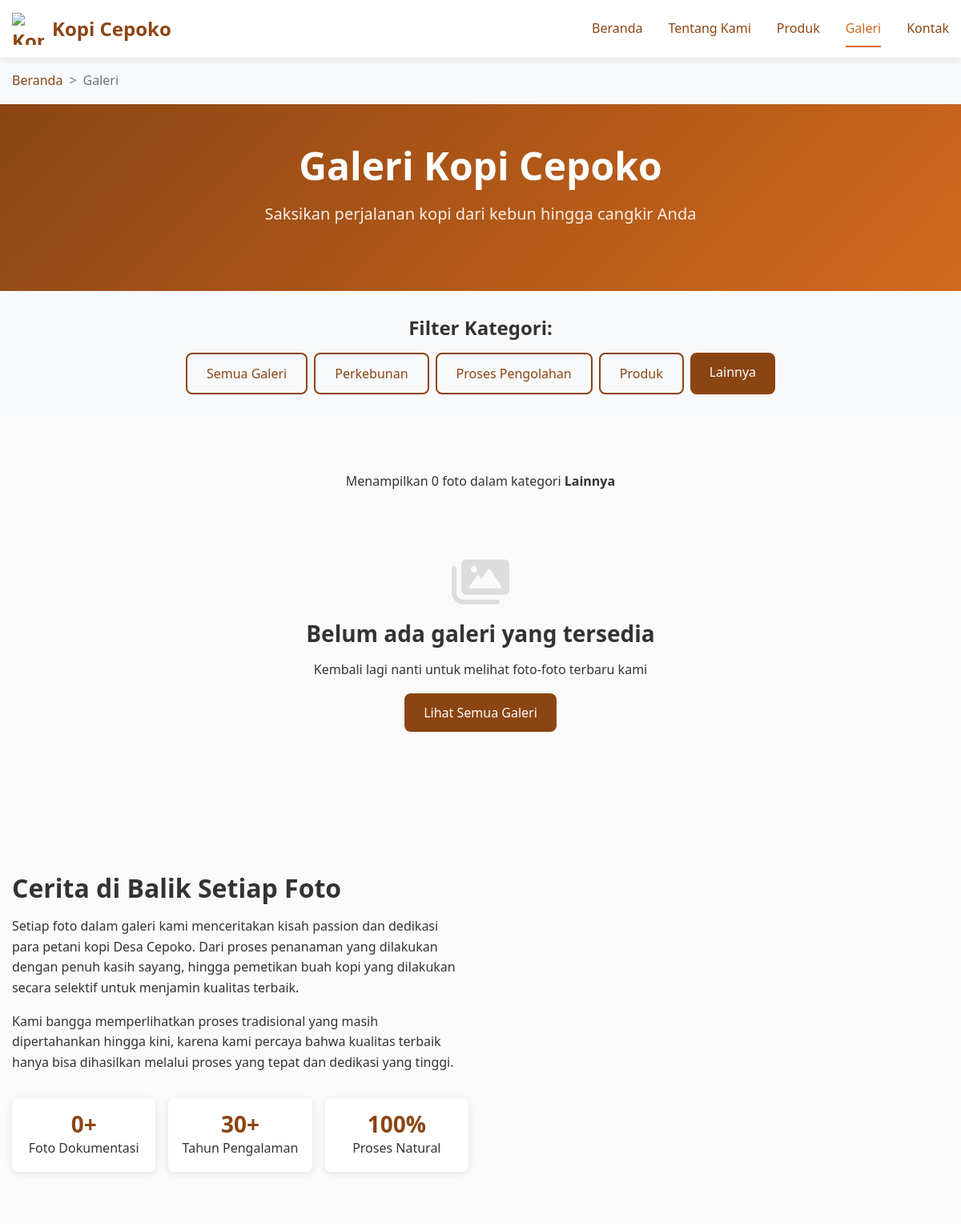
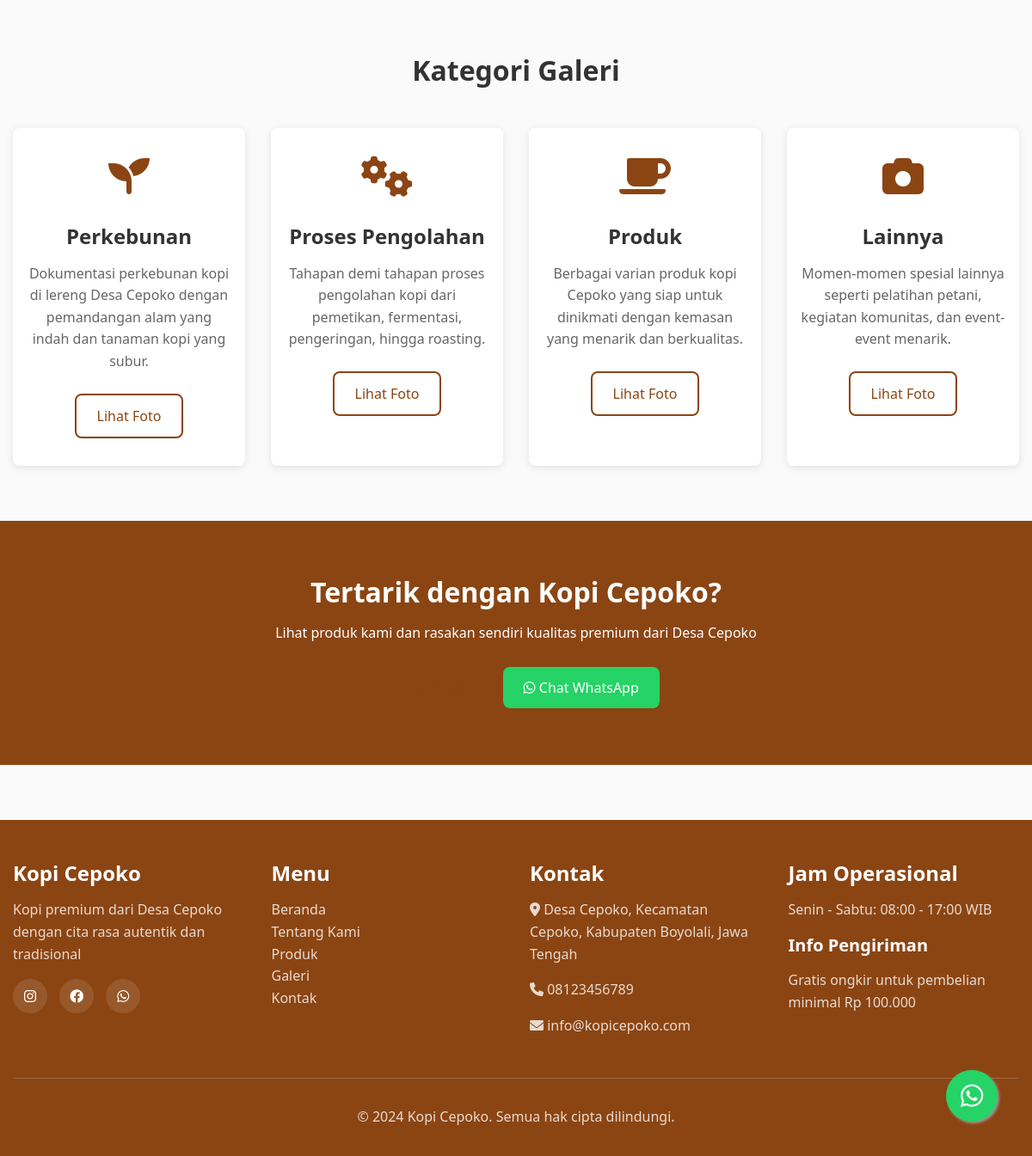
The app's page /galeri.php?category=other with its own data (2 pictures, top to bottom).
### tables this page shows
CREATE TABLE IF NOT EXISTS site_settings (
    id INT AUTO_INCREMENT PRIMARY KEY,
    setting_key VARCHAR(100) UNIQUE NOT NULL,
    setting_value TEXT,
    setting_type ENUM('text', 'number', 'json', 'boolean') DEFAULT 'text',
    description VARCHAR(255),
    created_at TIMESTAMP DEFAULT CURRENT_TIMESTAMP,
    updated_at TIMESTAMP DEFAULT CURRENT_TIMESTAMP ON UPDATE CURRENT_TIMESTAMP
);

### config/database.php (called while the page is built, shortened)
<?php
class Database {
    private static $instance = null;
    private $connection;
    private function __construct() {
        try {
            $dsn = "mysql:host=" . DatabaseConfig::DB_HOST .
                   ";dbname=" . DatabaseConfig::DB_NAME .
                   ";charset=" . DatabaseConfig::DB_CHARSET;
            $options = [
                PDO::ATTR_ERRMODE            => PDO::ERRMODE_EXCEPTION,
                PDO::ATTR_DEFAULT_FETCH_MODE => PDO::FETCH_ASSOC,
                PDO::ATTR_EMULATE_PREPARES   => false,
            ];
            $this->connection = new PDO($dsn, DatabaseConfig::DB_USER, DatabaseConfig::DB_PASS, $options);
        } catch (PDOException $e) {
            die("Database connection failed: " . $e->getMessage());
        }
    }
    public static function getInstance() {
        if (self::$instance === null) {
            self::$instance = new self();
        }
        return self::$instance;
    }
    public function getConnection() {
        return $this->connection;
    }
}
function getDB() {
    return Database::getInstance()->getConnection();
}
function getSiteSetting($key, $default = '') {
    $db = getDB();
    $stmt = $db->prepare("SELECT setting_value FROM site_settings WHERE setting_key = ?");
    $stmt->execute([$key]);
    $result = $stmt->fetch();
    return $result ? $result['setting_value'] : $default;
}
?>

### backend/functions/frontend.php (called while the page is built, shortened)
<?php
require_once 'backend/config/database.php';
class FrontendManager {
    private $db;
    public function __construct() {
        $this->db = getDB();
    }
    public function getGalleryItems($category = null, $limit = null) {
        $where = "WHERE 1=1";
        $params = [];
        if ($category) {
            $where .= " AND category = ?";
            $params[] = $category;
        }
        $limitClause = $limit ? "LIMIT $limit" : "";
        $sql = "SELECT * FROM gallery $where ORDER BY sort_order, created_at DESC $limitClause";
        $stmt = $this->db->prepare($sql);
        $stmt->execute($params);
        return $stmt->fetchAll();
    }
}
$frontendManager = new FrontendManager();
?>

### galeri.php (the view, shortened to what this page needs)
<?php
require_once 'backend/functions/frontend.php';
$category = isset($_GET['category']) ? trim($_GET['category']) : null;
$galleryItems = $frontendManager->getGalleryItems($category);
$galleryCategories = [
    'plantation' => 'Perkebunan',
    'process' => 'Proses Pengolahan',
    'product' => 'Produk',
    'other' => 'Lainnya'
];
$whatsappNumber = getSiteSetting('whatsapp_number', '628123456789');
?>
<!DOCTYPE html>
<html lang="id">
<head>
    <link rel="stylesheet" href="assets/css/main.css">
    <link rel="stylesheet" href="https://cdnjs.cloudflare.com/ajax/libs/font-awesome/6.0.0/css/all.min.css">
</head>
<body>
    <header class="header">
        <div class="container">
            <div class="logo">
                <img src="assets/images/logo.png" alt="Kopi Cepoko Logo" style="width: 40px; height: 40px; margin-right: 10px;">
                <span>Kopi Cepoko</span>
            </div>
            <nav class="navigation">
                <ul class="nav-menu">
                    <li><a href="index.php" class="nav-link">Beranda</a></li>
                    <li><a href="tentang.php" class="nav-link">Tentang Kami</a></li>
                    <li><a href="produk.php" class="nav-link">Produk</a></li>
                    <li><a href="galeri.php" class="nav-link active">Galeri</a></li>
                    <li><a href="kontak.php" class="nav-link">Kontak</a></li>
                </ul>
            </nav>
        </div>
    </header>
    <section class="breadcrumb-section" style="background: #f8f9fa; padding: 1rem 0;">
        <div class="container">
            <nav aria-label="breadcrumb">
                <ol class="breadcrumb" style="background: none; margin: 0; padding: 0;">
                    <li class="breadcrumb-item"><a href="index.php">Beranda</a></li>
                    <li class="breadcrumb-item active" aria-current="page">Galeri</li>
                </ol>
            </nav>
        </div>
    </section>
    <section class="hero" style="padding: 3rem 0;">
        <div class="container">
            <h1>Galeri Kopi Cepoko</h1>
            <p>Saksikan perjalanan kopi dari kebun hingga cangkir Anda</p>
        </div>
    </section>
    <section class="filters-section" style="padding: 2rem 0; background: #f8f9fa;">
        <div class="container">
            <div class="text-center">
                <h4>Filter Kategori:</h4>
                <div class="category-filters">
                    <a href="galeri.php" class="btn <?php echo !$category ? 'btn-primary' : 'btn-secondary'; ?>">
                        Semua Galeri
                    </a>
                    <?php foreach ($galleryCategories as $catKey => $catName): ?>
                        <a href="galeri.php?category=<?php echo $catKey; ?>"
                           class="btn <?php echo $category == $catKey ? 'btn-primary' : 'btn-secondary'; ?>">
                            <?php echo $catName; ?>
                        </a>
                    <?php endforeach; ?>
                </div>
            </div>
        </div>
    </section>
    <section class="section">
        <div class="container">
            <div class="results-info text-center" style="margin-bottom: 2rem;">
                <p>Menampilkan <?php echo count($galleryItems); ?> foto
                <?php if ($category): ?>
                    dalam kategori <strong><?php echo $galleryCategories[$category]; ?></strong>
                <?php endif; ?>
                </p>
            </div>
            <?php if (empty($galleryItems)): ?>
                <div class="no-gallery text-center" style="padding: 3rem 0;">
                    <i class="fas fa-images" style="font-size: 4rem; color: #ddd; margin-bottom: 1rem;"></i>
                    <h3>Belum ada galeri yang tersedia</h3>
                    <p>Kembali lagi nanti untuk melihat foto-foto terbaru kami</p>
                    <a href="galeri.php" class="btn btn-primary">Lihat Semua Galeri</a>
                </div>
            <?php endif; ?>
        </div>
    </section>
    <section class="section bg-light">
        <div class="container">
            <div class="row">
                <div class="col-6">
                    <h2>Cerita di Balik Setiap Foto</h2>
                    <p>Setiap foto dalam galeri kami menceritakan kisah passion dan dedikasi para petani kopi Desa Cepoko. Dari proses penanaman yang dilakukan dengan penuh kasih sayang, hingga pemetikan buah kopi yang dilakukan secara selektif untuk menjamin kualitas terbaik.</p>
                    <p>Kami bangga memperlihatkan proses tradisional yang masih dipertahankan hingga kini, karena kami percaya bahwa kualitas terbaik hanya bisa dihasilkan melalui proses yang tepat dan dedikasi yang tinggi.</p>
                    <div class="stats-grid" style="margin-top: 2rem;">
                        <div class="stat-item">
                            <h3 style="color: var(--primary-color); margin: 0;"><?php echo count($galleryItems); ?>+</h3>
                            <p style="margin: 0;">Foto Dokumentasi</p>
                        </div>
                        <div class="stat-item">
                            <h3 style="color: var(--primary-color); margin: 0;">30+</h3>
                            <p style="margin: 0;">Tahun Pengalaman</p>
                        </div>
                        <div class="stat-item">
                            <h3 style="color: var(--primary-color); margin: 0;">100%</h3>
                            <p style="margin: 0;">Proses Natural</p>
                        </div>
                    </div>
                </div>
                <div class="col-6">
                </div>
            </div>
        </div>
    </section>
    <section class="section">
        <div class="container">
            <h2 class="section-title">Kategori Galeri</h2>
            <div class="categories-overview">
                <div class="row">
                    <div class="col-3">
                        <div class="category-card">
                            <i class="fas fa-seedling" style="font-size: 3rem; color: var(--primary-color); margin-bottom: 1rem;"></i>
                            <h4>Perkebunan</h4>
                            <p>Dokumentasi perkebunan kopi di lereng Desa Cepoko dengan pemandangan alam yang indah dan tanaman kopi yang subur.</p>
                            <a href="galeri.php?category=plantation" class="btn btn-secondary">Lihat Foto</a>
                        </div>
                    </div>
                    <div class="col-3">
                        <div class="category-card">
                            <i class="fas fa-cogs" style="font-size: 3rem; color: var(--primary-color); margin-bottom: 1rem;"></i>
                            <h4>Proses Pengolahan</h4>
                            <p>Tahapan demi tahapan proses pengolahan kopi dari pemetikan, fermentasi, pengeringan, hingga roasting.</p>
                            <a href="galeri.php?category=process" class="btn btn-secondary">Lihat Foto</a>
                        </div>
                    </div>
                    <div class="col-3">
                        <div class="category-card">
                            <i class="fas fa-coffee" style="font-size: 3rem; color: var(--primary-color); margin-bottom: 1rem;"></i>
                            <h4>Produk</h4>
                            <p>Berbagai varian produk kopi Cepoko yang siap untuk dinikmati dengan kemasan yang menarik dan berkualitas.</p>
                            <a href="galeri.php?category=product" class="btn btn-secondary">Lihat Foto</a>
                        </div>
                    </div>
                    <div class="col-3">
                        <div class="category-card">
                            <i class="fas fa-camera" style="font-size: 3rem; color: var(--primary-color); margin-bottom: 1rem;"></i>
                            <h4>Lainnya</h4>
                            <p>Momen-momen spesial lainnya seperti pelatihan petani, kegiatan komunitas, dan event-event menarik.</p>
                            <a href="galeri.php?category=other" class="btn btn-secondary">Lihat Foto</a>
                        </div>
                    </div>
                </div>
            </div>
        </div>
    </section>
    <section class="section bg-primary" style="color: white;">
        <div class="container text-center">
            <h2>Tertarik dengan Kopi Cepoko?</h2>
            <p>Lihat produk kami dan rasakan sendiri kualitas premium dari Desa Cepoko</p>
            <div class="mt-4">
                <a href="produk.php" class="btn btn-secondary">Lihat Produk</a>
                <a href="https://wa.me/<?php echo $whatsappNumber; ?>?text=Halo%20Kopi%20Cepoko,%20saya%20tertarik%20dengan%20produk%20Anda"
                   class="btn btn-whatsapp" target="_blank">
                    <i class="fab fa-whatsapp"></i> Chat WhatsApp
                </a>
            </div>
        </div>
    </section>
    <footer class="footer">
        <div class="container">
            <div class="footer-content">
                <div class="footer-section">
                    <h4>Kopi Cepoko</h4>
                    <p><?php echo getSiteSetting('site_description', 'Kopi premium dari Desa Cepoko dengan cita rasa autentik dan tradisional'); ?></p>
                    <div class="social-links">
                        <a href="<?php echo getSiteSetting('instagram_url', '#'); ?>" target="_blank">
                            <i class="fab fa-instagram"></i>
                        </a>
                        <a href="<?php echo getSiteSetting('facebook_url', '#'); ?>" target="_blank">
                            <i class="fab fa-facebook"></i>
                        </a>
                        <a href="https://wa.me/<?php echo $whatsappNumber; ?>" target="_blank">
                            <i class="fab fa-whatsapp"></i>
                        </a>
                    </div>
                </div>
                <div class="footer-section">
                    <h4>Menu</h4>
                    <ul style="list-style: none; padding: 0;">
                        <li><a href="index.php">Beranda</a></li>
                        <li><a href="tentang.php">Tentang Kami</a></li>
                        <li><a href="produk.php">Produk</a></li>
                        <li><a href="galeri.php">Galeri</a></li>
                        <li><a href="kontak.php">Kontak</a></li>
                    </ul>
                </div>
                <div class="footer-section">
                    <h4>Kontak</h4>
                    <p><i class="fas fa-map-marker-alt"></i> <?php echo getSiteSetting('contact_address', 'Desa Cepoko, Kecamatan Cepoko, Kabupaten Boyolali, Jawa Tengah'); ?></p>
                    <p><i class="fas fa-phone"></i> <?php echo getSiteSetting('contact_phone', '08123456789'); ?></p>
                    <p><i class="fas fa-envelope"></i> <?php echo getSiteSetting('contact_email', 'info@kopicepoko.com'); ?></p>
                </div>
                <div class="footer-section">
                    <h4>Jam Operasional</h4>
                    <p><?php echo getSiteSetting('operating_hours', 'Senin - Sabtu: 08:00 - 17:00 WIB'); ?></p>
                    <h5>Info Pengiriman</h5>
                    <p><?php echo getSiteSetting('shipping_info', 'Gratis ongkir untuk pembelian minimal Rp 100.000'); ?></p>
                </div>
            </div>
            <div class="footer-bottom">
                <p>&copy; 2024 Kopi Cepoko. Semua hak cipta dilindungi.</p>
            </div>
        </div>
    </footer>
    <a href="https://wa.me/<?php echo $whatsappNumber; ?>?text=Halo%20Kopi%20Cepoko,%20saya%20tertarik%20dengan%20produk%20Anda"
       class="whatsapp-float" target="_blank" title="Chat via WhatsApp">
        <i class="fab fa-whatsapp"></i>
    </a>
</body>
</html>

### records on screen
site_settings: setting_value "Kopi premium dari Desa Cepoko dengan cita rasa autentik dan tradisional"
site_settings: setting_value "Desa Cepoko, Kecamatan Cepoko, Kabupaten Boyolali, Jawa Tengah"
site_settings: setting_value "08123456789"
site_settings: setting_value "info@kopicepoko.com"
site_settings: setting_value "Senin - Sabtu: 08:00 - 17:00 WIB"
site_settings: setting_value "Gratis ongkir untuk pembelian minimal Rp 100.000"

### other values on screen
$catName "Perkebunan"
$catName "Proses Pengolahan"
$catName "Produk"
$catName "Lainnya"
count($galleryItems) "0"
$galleryCategories[$category] "Lainnya"
